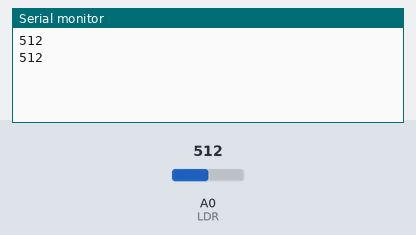
Simulated run of this sketch. Board: Arduino Uno, built with avr-gcc and run on an emulated ATmega328P. Parts: the last lines printed to the serial monitor. The test bench sets the inputs (shaded band); at power-on: A0 (LDR) = 512.

Above: at 2.8 s.
2.9 s: A0 (LDR) set to 716
At 5.1 s:
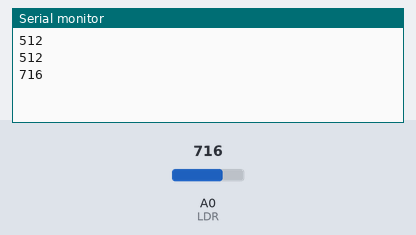
5.6 s: A0 (LDR) set to 900
At 6.7 s:
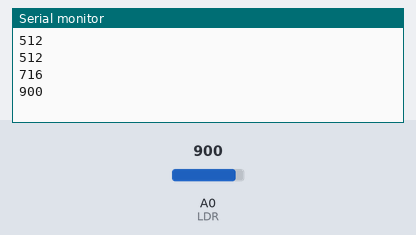
Timing chart, 0 to 8.6 s (numbered marks = the images above; inputs shaded):
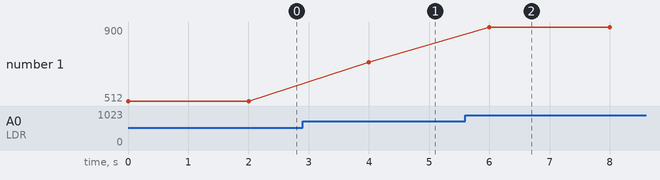

Measured:
- after the input at 2.9 s, the serial monitor: prints a new line after 1.1 s (image 1)
- after the input at 5.6 s, the serial monitor: prints a new line after 0.40 s (image 2)
- plotted number 1: 512 → 716 after the input at 2.9 s, 716 → 900 after the input at 5.6 s

The sketch:

SensorLuminosidade.ino
```cpp
// Desenvolvido por Gabriel Muller
// Projeto: Sensor de luminosidade
// Os valores vão de 0 a 1023 na porta lógica de 10bits(A0)
// No console do serial será informado valores númericos que expressaram quanta luminosidade há no ambiente
// Por exemplo, um ambiente oscuro pode estar em 0, um ambiente iluminado pode indicar 100.

void setup() {
  // put your setup code here, to run once:
  Serial.begin(9600);
}

void loop() {
  // put your main code here, to run repeatedly:
  int LDR = analogRead(A0); // criando variável LDR para simplificar na hora de trabalhar com a porta lógica A0.
  Serial.println(LDR);
  delay(2000);
}
```
